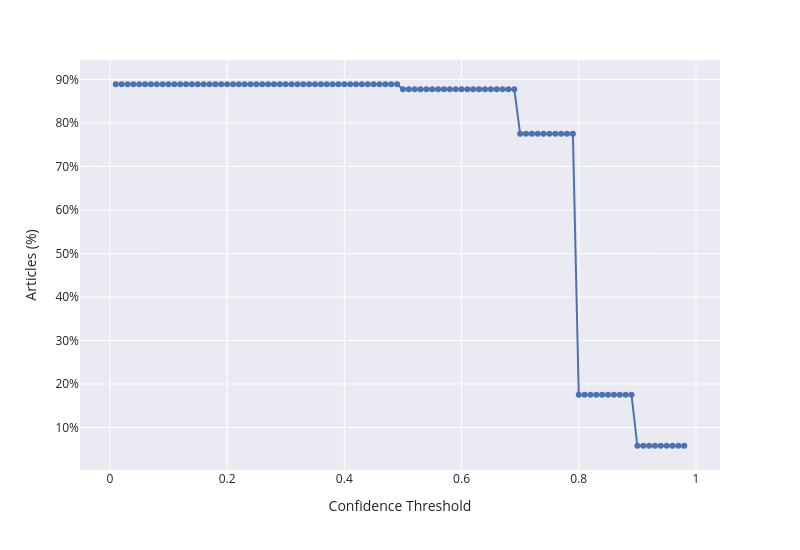

Here is the notebook cell this chart was saved with:
### Code cell
N = len(data)

df = pd.DataFrame({
    "Threshold": THRESHOLDS,
    "Percentage": [
        100 * (data["labled"] > t).sum() / N
        for t in THRESHOLDS
    ]
})

fig = px.line(
    df,
    x="Threshold",
    y="Percentage",
    markers=True,
    width=800,
    height=550,
    labels={
        "Threshold": "Confidence Threshold",
        "Percentage": "Articles (%)"
    }
)

fig.update_yaxes(ticksuffix="%")
show(fig)

### Figure 1 — Plotly figure (JSON) as saved in the notebook; plotly's stock layout.template omitted (floating-point values rounded to 4 significant figures)
{"data": [{"hovertemplate": "Confidence Threshold=%{x}<br>Articles (%)=%{y}<extra></extra>", "legendgroup": "", "line": {"color": "rgb(76,114,176)", "dash": "solid"}, "marker": {"symbol": "circle"}, "mode": "lines+markers", "name": "", "orientation": "v", "showlegend": false, "type": "scatter", "x": [0.01, 0.02, 0.03, 0.04, 0.05, 0.06, 0.07, 0.08, 0.09, 0.1, 0.11, 0.12, 0.13, 0.14, 0.15, 0.16, 0.17, 0.18, 0.19, 0.2, 0.21, 0.22, 0.23, 0.24, 0.25, 0.26, 0.27, 0.28, 0.29, 0.3, 0.31, 0.32, 0.33, 0.34, 0.35, 0.36, 0.37, 0.38, 0.39, 0.4, 0.41, 0.42, 0.43, 0.44, 0.45, 0.46, 0.47, 0.48, 0.49, 0.5, 0.51, 0.52, 0.53, 0.54, 0.55, 0.56, 0.57, 0.58, 0.59, 0.6, 0.61, 0.62, 0.63, 0.64, 0.65, 0.66, 0.67, 0.68, 0.69, 0.7, 0.71, 0.72, 0.73, 0.74, 0.75, 0.76, 0.77, 0.78, 0.79, 0.8, 0.81, 0.82, 0.83, 0.84, 0.85, 0.86, 0.87, 0.88, 0.89, 0.9, 0.91, 0.92, 0.93, 0.94, 0.95, 0.96, 0.97, 0.98], "xaxis": "x", "y": [88.89, 88.89, 88.89, 88.89, 88.89, 88.89, 88.89, 88.89, 88.89, 88.89, 88.89, 88.89, 88.89, 88.89, 88.89, 88.89, 88.89, 88.89, 88.89, 88.89, 88.89, 88.89, 88.89, 88.89, 88.89, 88.89, 88.89, 88.89, 88.89, 88.89, 88.89, 88.89, 88.89, 88.89, 88.89, 88.89, 88.89, 88.89, 88.89, 88.89, 88.89, 88.89, 88.89, 88.89, 88.89, 88.89, 88.89, 88.89, 88.89, 87.72, 87.72, 87.72, 87.72, 87.72, 87.72, 87.72, 87.72, 87.72, 87.72, 87.72, 87.72, 87.72, 87.72, 87.72, 87.72, 87.72, 87.72, 87.72, 87.72, 77.48, 77.48, 77.48, 77.48, 77.48, 77.48, 77.48, 77.48, 77.48, 77.48, 17.54, 17.54, 17.54, 17.54, 17.54, 17.54, 17.54, 17.54, 17.54, 17.54, 5.805, 5.805, 5.805, 5.805, 5.805, 5.805, 5.805, 5.805, 5.805], "yaxis": "y"}], "layout": {"font": {"size": 12}, "height": 550, "legend": {"tracegroupgap": 0}, "margin": {"t": 60}, "width": 800, "xaxis": {"anchor": "y", "domain": [0, 1], "title": {"text": "Confidence Threshold"}}, "yaxis": {"anchor": "x", "domain": [0, 1], "ticksuffix": "%", "title": {"text": "Articles (%)"}}}}
